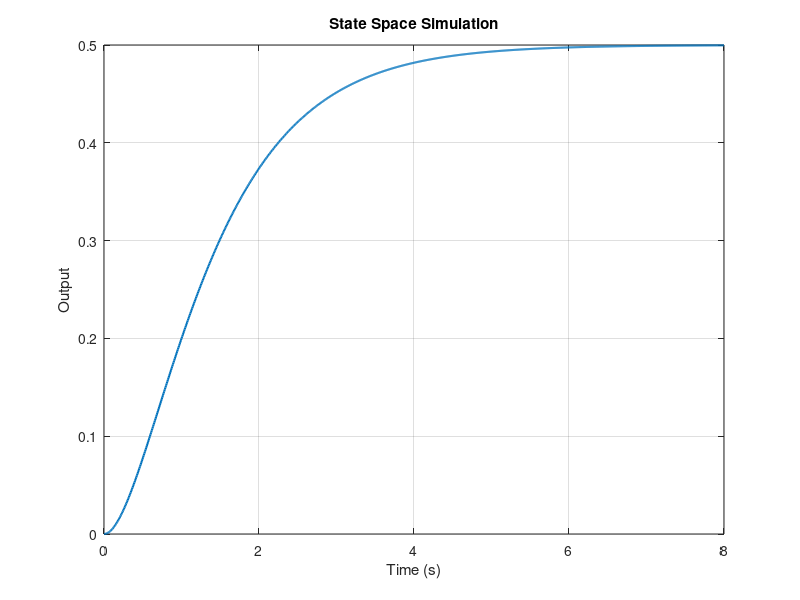

This chart was generated by the following MATLAB code:
%% Generated by RAG ModelSpec pipeline
% task_goal: 生成状态空间模型并进行仿真
% model_id: state_space_response
% assumptions:
%   - 用户提供的状态空间模型参数A、B、C、D矩阵符合模型要求
%   - 仿真时长为8秒
% evidence:
%   - model=transfer_function_step, score=7.4, id=2
%   - model=state_space_response, score=7.2, id=10
%   - model=state_space_response, score=6.0, id=11
%   - model=robot_2dof_kinematics, score=4.6, id=102
%   - model=battery_rc_model, score=4.3, id=80
%% Auto-generated MATLAB model: State Space Simulation
clear; clc; close all;

A = [0 1; -2 -3];
B = [0; 1];
C = [1 0];
D = [0];
sys = ss(A, B, C, D);

t = linspace(0, 8.0, 1000)';
u = ones(size(t));
y = lsim(sys, u, t);

figure('Name', 'State Space Output');
plot(t, y, 'LineWidth', 1.5);
xlabel('Time (s)');
ylabel('Output');
title('State Space Simulation');
grid on;
